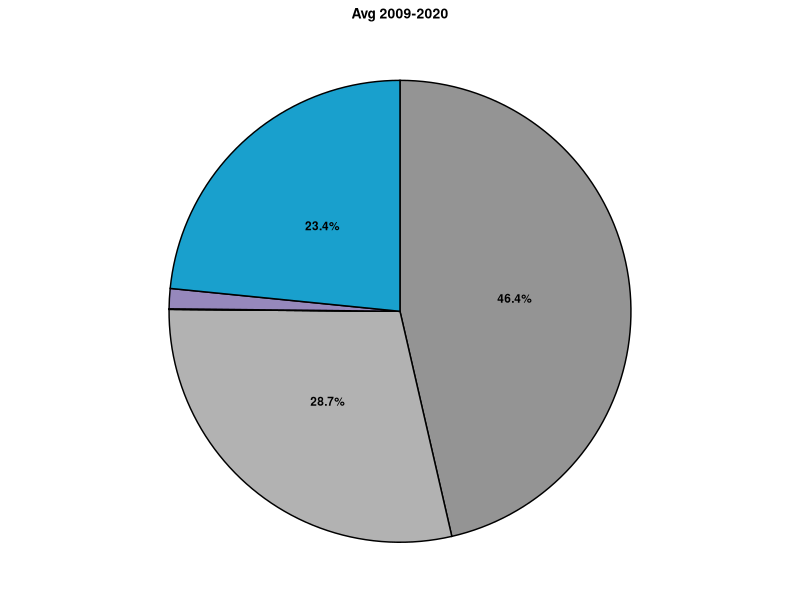
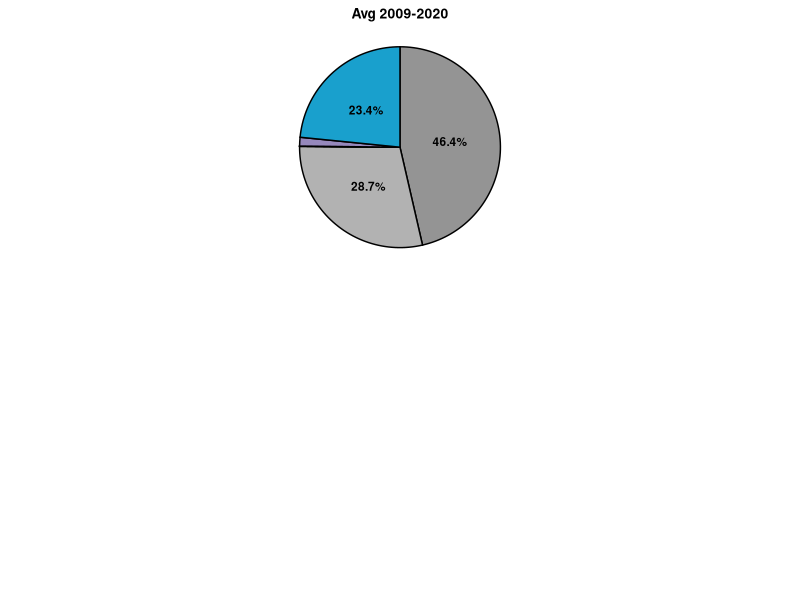
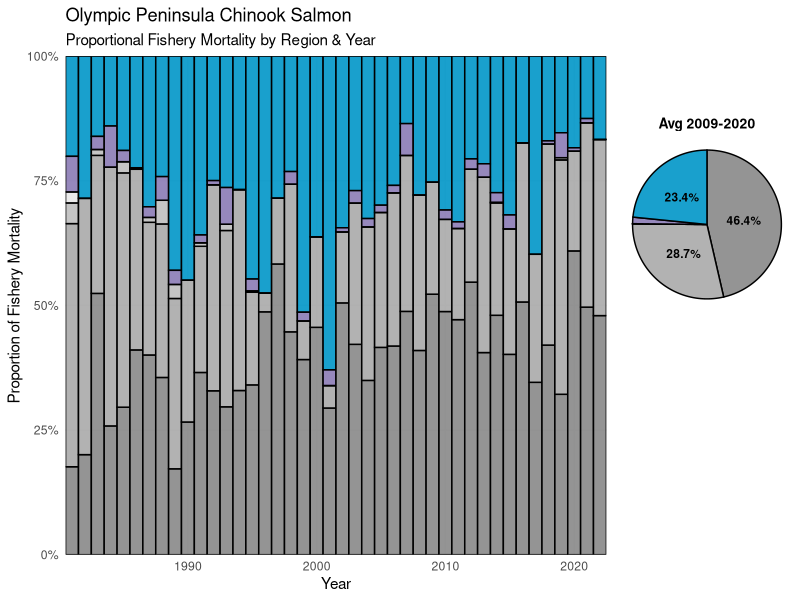
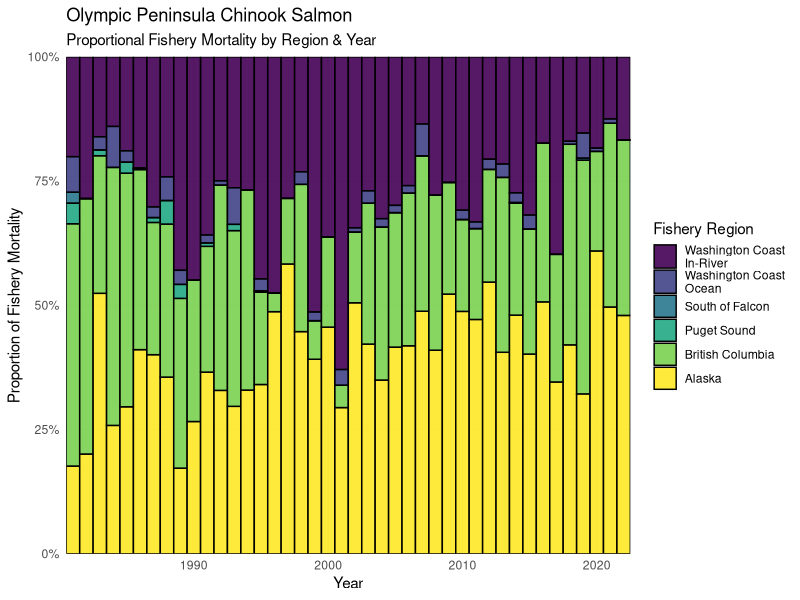
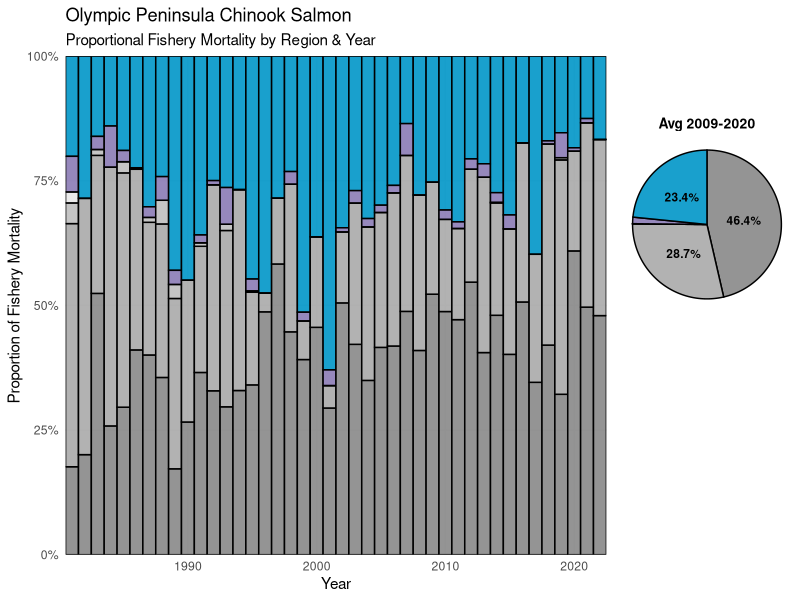
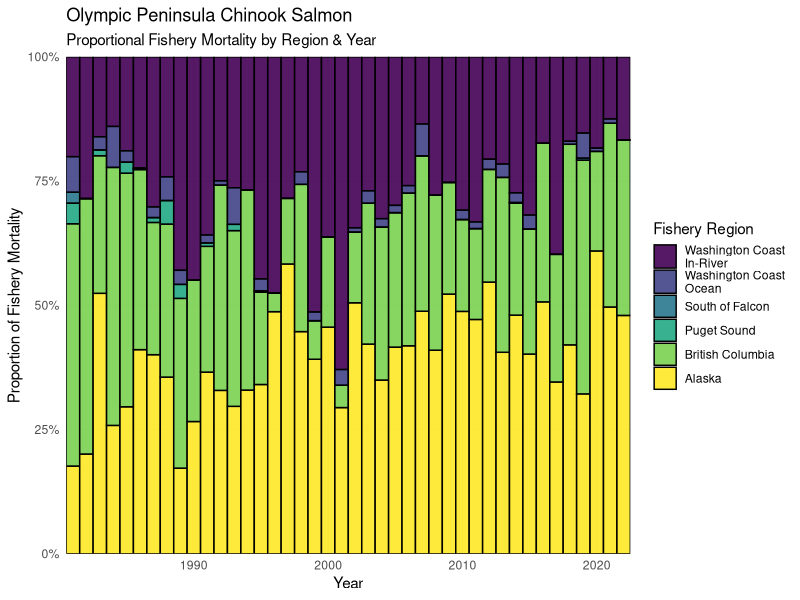

The R script that drew these images, in order: (Note: this script raises an error after producing the figures.)
library(tidyverse)
library(here)
library(readxl)
library(viridis)
library(cowplot) 

# custom colors =====
custom_pal <- c(
  "Washington Coast\nIn-River" =  "#0096C7",    
  "Washington Coast\nOcean"    =  "#8B7BB5",
  "South of Falcon"           =  "#E8E8E8",   
  "Puget Sound"               =   "grey",  
  "British Columbia"          =  "darkgrey",  
  "Alaska"                    =  "#888888")

# custom_pal <- c(
#   "Washington Coast\nIn-River" =  "#0096C7",   # light gray
#   "Washington Coast\nOcean"    =  "#8B7BB5",
#   "South of Falcon"           =  "#7AD151", #"#2A788E",
#   "Puget Sound"               =   "#D3D3D3",  
#   "British Columbia"          =  "#57A773",
#   "Alaska"                    =  "#FDE725"  # viridis purple for Alaska
# )

# load ====== 
data <- readxl::read_excel("data/PSTChinookCWT_data_April18_2025.xlsx") %>%
  filter(region == "OP", !year == 2023) # NAs 
 
total_run_df<-data %>%  
  dplyr::select( year,population,region,total_run) %>%
  dplyr::mutate(total_run = as.numeric(total_run))

catch_distributions <- data %>%
  dplyr::select(c(1:39)) %>%
  gather(4:ncol(.), key = "fishery_region", value = "percent_mort") %>%
  filter(!fishery_region %in% c(#"US_is_tot",
                                "stray", 
                               "aabm_tot", 
                                "esc_pct", 
                                "er",  
                               "term_tot"
                                )) %>%
  dplyr::mutate(percent_mort = as.numeric(percent_mort)/100) 

# OP whole ======= 
Oly_Pen_fish <- catch_distributions %>%
  left_join(total_run_df) %>% 
  filter(!is.na(percent_mort )) %>% 
  dplyr::mutate(mortality_numbers = total_run *percent_mort,
                broad_region = case_when(
                  # Alaska
                  str_detect(fishery_region, "^seak") ~ "Alaska",
                  str_detect(fishery_region, "^ak_term")  ~ "Alaska",
                  
                  str_detect(fishery_region, "^US_term")  ~ "Washington Coast\nIn-River",
                  str_detect(fishery_region, "^term_tot")  ~ "Washington Coast\nIn-River",

                   # Canada
                  str_detect(fishery_region, "^can_term")  ~ "British Columbia",
                  str_detect(fishery_region, "^wcvi")     ~ "British Columbia",#"West Coast Vancouver Island",
                  str_detect(fishery_region, "^nbc")      ~ "British Columbia", #"North Coast BC",
                  str_detect(fishery_region, "^sbc")      ~ "British Columbia",
                  
                  # str_detect(fishery_region, "^can_term") ~ "Canada Terminal",
                  
                  # Falcon (US)
                  str_detect(fishery_region, "^sfalc")    ~ "South of Falcon",
                  # str_detect(fishery_region, "^nfalc")    ~ "North of Falcon",
                  
                  fishery_region == "nfalc_s" ~ "Washington Coast\nOcean",
                  fishery_region == "nfalc_t" ~ "Washington Coast\nOcean",
                  fishery_region == "US_is_tot" ~ "Washington Coast\nOcean",

                  # WA     
                  fishery_region == "PS_n" ~ "Puget Sound",
                  fishery_region == "PS_s" ~ "Puget Sound",
                  
                  fishery_region == "wac_n" ~ "Washington Coast\nIn-River",
                  # Other
                  TRUE                                    ~ "Check")) 

uniqueOP<- data.frame(unique(Oly_Pen_fish[c("broad_region","fishery_region")]))

uniqueOP <- uniqueOP %>% 
  arrange(broad_region)
# # 
# test <- Oly_Pen_fish %>%
#   filter(fishery_region %in% c("US_term_n","US_term_s","US_term_t", "term_tot")) %>%
#   dplyr::select(year, population, fishery_region, total_run) %>%
#   spread(fishery_region, total_run) %>%
#   mutate(sum = US_term_n+ US_term_s+US_term_t)


total_FMnumbers <- Oly_Pen_fish %>%
  group_by(year) %>%
  # get annual sum of all fishery mortality from OP for the year
  dplyr::summarise(total_FM_numbers = sum(mortality_numbers))  # want to ask, of all the fish caught that year, what was the relative proportions. Not related to overall runsize. 

OP_plot_df<- Oly_Pen_fish %>% 
  dplyr::select(-c(total_run, percent_mort,fishery_region)) %>%
  ungroup() %>%
  group_by(year, broad_region) %>%
  dplyr::summarise(mort_broad_region = sum(mortality_numbers)) %>% 
  left_join(total_FMnumbers) %>%
  dplyr::mutate(percent_mort = mort_broad_region/total_FM_numbers,
                broad_region = factor(broad_region, levels = c(
                  "Washington Coast\nIn-River",
                  "Washington Coast\nOcean",  
                  "South of Falcon",
                  "Puget Sound",
                  "British Columbia", 
                  "Alaska" 
                  # "British Columbia", 
                  # "Puget Sound",  
                  # "South of Falcon",
                  # "Washington Coast Ocean", 
                  # "Washington Coast In-River"
                )))

# bar and pie ==== 
## 1. Prep pie chart data (last 5 years) ==========
pie_df <- OP_plot_df %>%
  filter(year >2008) %>%
  group_by(broad_region) %>%
  summarise(avg_mort = mean(percent_mort, na.rm = TRUE)) %>%
  ungroup() %>%
  arrange(desc(broad_region)) %>%  # match fill order
  mutate(
    cum_pos = cumsum(avg_mort) - avg_mort / 2,  # midpoint of each slice
    label = paste0(round(avg_mort * 100, 1), "%")  # format as percent
  )

## 2. Build pie chart ==========
OP_pie <- ggplot(pie_df, aes(x = "", y = avg_mort, fill = broad_region)) +
  geom_col(color = "black", alpha = 0.9, width = 1) +
  geom_text(aes(y = cum_pos, 
                label = ifelse(avg_mort >= 0.05, paste0(round(avg_mort * 100, 1), "%"), "") #label = label
                ), 
            size = 3, 
            fontface = "bold",
            color = "black") +
  coord_polar(theta = "y") +
  scale_fill_manual(values = custom_pal) + 
#  scale_fill_viridis_d(drop = FALSE)+#, option = "plasma") +
  labs(title = "Avg 2009-2020") +
  theme_void() +
  theme(
    legend.position = "none",
    plot.title = element_text(size = 10, hjust = 0.5, face = "bold"),
    plot.background = element_blank()
  )

OP_pie

##  3. Main bar chart ==================
OP_FM_stacked <- ggplot(OP_plot_df,
                            aes(x = year,
                                y = percent_mort,
                                fill = broad_region)) +
                       geom_col(color = "black", alpha = 0.9, width = 1) +
                       scale_y_continuous(
                         expand = c(0, 0),
                         name = "Proportion of Fishery Mortality",
                         labels = scales::percent_format()
                       ) +
                       scale_x_continuous(
                         name = "Year",
                         expand = c(0, 0)
                       ) +
                      scale_fill_manual(values = custom_pal) + 
                       # scale_fill_viridis_d(drop = FALSE)+#, option = "plasma") +
                       labs(
                         fill = "Fishery Region",
                         title = "Olympic Peninsula Chinook Salmon",
                         subtitle = "Proportional Fishery Mortality by Region & Year"
                       ) +
                       theme_minimal() +
                       theme(
                         panel.grid.minor = element_blank(),
                         panel.spacing = unit(1, "lines"),
                         legend.position = "none")

## 4. Legend =============
legend <- get_legend(ggplot(OP_plot_df,
                        aes(x = year,
                            y = percent_mort,
                            fill = broad_region)) +
  geom_col(color = "black", alpha = 0.9, width = 1) +
  scale_y_continuous(
    expand = c(0, 0),
    name = "Proportion of Fishery Mortality",
    labels = scales::percent_format()
  ) +
  scale_x_continuous(
    name = "Year",
    expand = c(0, 0)
  ) +
    scale_fill_manual(values = custom_pal) + 
  # scale_fill_viridis_d(drop = FALSE)+#, option = "plasma") +
  labs(
    fill = "Fishery Region",
    title = "Olympic Peninsula Chinook Salmon",
    subtitle = "Proportional Fishery Mortality by Region & Year"
  ) +
  theme_minimal() +
  theme( 
    legend.box.margin = margin(0, 0, 0, 0),
    legend.margin = margin(0, 0, 0, 0),
    legend.background = element_blank(),  # remove the grey border box
    legend.box.background = element_blank(),
    panel.grid.minor = element_blank(),
    panel.background = element_blank(),
    plot.background = element_blank(),
    panel.spacing = unit(1, "lines"),
    legend.position = c(0.88, 0.3),# 0.35),   # nudge down so it clears the pie inset
     legend.justification = c(1, 0),
    legend.title = element_text(hjust = 0.5, size = 9, 
                                face = "bold"),  # bigger title
    legend.text = element_text(size = 8),                                # bigger text
    legend.key.size = unit(0.5, "cm")                                    # bigger color boxes
  ))

## 4. Save: inset pie into upper right =========== 
rightside <- ggpubr::ggarrange(OP_pie, legend, nrow = 2,
                                heights = c(1, 1.2)) 
rightside

# Add a blank spacer on top to push content down and align pie with bar top
spacer <- ggplot() + theme_void()  # empty plot as top padding

rightside_padded <- ggpubr::ggarrange(spacer, rightside, nrow = 2,
                                      heights = c(0.2, 1))  # adjust 0.3 to move down more

final_plot <- ggpubr::ggarrange(OP_FM_stacked, rightside_padded,
                                ncol = 2,
                                widths = c(3.3, 1))
final_plot
# --- 5. Save as JPEG ---
ggsave(
  filename = "output/plots/OP_FM_stacked.jpeg",
  plot = final_plot,
  width =5.5,
  height =5,
  dpi = 300,
  units = "in"
)

# old ==========
## stacked bar ======             

OP_FM_stacked <- ggplot(OP_plot_df,
                        aes(x = year,
                            y = percent_mort,
                            fill = broad_region)) +
  geom_col(color = "black",alpha = 0.9, width = 1) +
  scale_y_continuous( 
    expand = c(0, 0),
    name = "Proportion of Fishery Mortality",
    labels = scales::percent_format()
  ) +
  scale_x_continuous(
    name = "Year",
    expand = c(0, 0)
  ) +
  labs(fill = "Fishery Region", title = "Olympic Peninsula Chinook Salmon", subtitle= "Proportional Fishery Mortality by Region & Year") +
  theme_minimal() +
  theme(
    panel.grid.minor = element_blank(),
    panel.spacing = unit(1, "lines")
  ) + 
  scale_fill_viridis_d(drop = FALSE)#, option = "plasma")

OP_FM_stacked

ggsave("output/plots/OP_FM_stacked.jpeg", height = 7, width = 7)
 
# aktest <-  catch_distributions %>% 
#   filter(fishery_region %in% c("US_term_s"))
# 
# unique(catch_distributions$fishery_region)
# OP individual runs Broad Label =====
## Run Level Mortality ==== 
OP_individ_run_fish <- catch_distributions %>%
  left_join(total_run_df) %>% 
  dplyr::mutate( mortality_numbers = total_run *percent_mort)
  dplyr::mutate(
    population = case_when(population == "Grays_Harbor_fa" ~ "Grays Harbor Fall",
                           population == "Grays_Harbor_sp" ~ "Grays Harbor Spring",
                           population == "Hoh_fa" ~ "Hoh Fall", 
                           population == "Hoh_sp" ~ "Hoh Spring",
                           population == "Quillayute_fa" ~ "Quillayute Fall",
                           population == "Quillayute_sp" ~ "Quillayute Spring",
                           population == "Queets_fa" ~ "Queets Fall",
                           population == "Queets_sp" ~ "Queets Spring",
                           TRUE ~ "Check"), 
    broad_region = case_when(
      # Alaska
      str_detect(fishery_region, "^seak") ~ "Alaska",
      str_detect(fishery_region, "^ak_term")  ~ "Alaska",
      
      str_detect(fishery_region, "^US_term")  ~ "US Terminal",
      
      # Canada
      str_detect(fishery_region, "^wcvi")     ~ "West Coast Vancouver Island",
      str_detect(fishery_region, "^nbc")      ~ "British Columbia", #"North Coast BC",
      str_detect(fishery_region, "^sbc")      ~ "British Columbia",
      
      # str_detect(fishery_region, "^can_term") ~ "Canada Terminal",
      
      # Falcon (US)
      str_detect(fishery_region, "^sfalc")    ~ "South of Falcon",
      # str_detect(fishery_region, "^nfalc")    ~ "North of Falcon",
     
      fishery_region == "nfalc_s" ~ "North of Falcon",
      fishery_region == "nfalc_t" ~ "North of Falcon",
      
      # WA     
      fishery_region == "PS_n" ~ "Puget Sound",
      fishery_region == "PS_s" ~ "Puget Sound",
      
      fishery_region == "wac_n" ~ "Washington Coast",
      # Other
      TRUE                                    ~ "Check")) %>%
 # filter(!is.na(broad_region)) %>% 
  group_by(year, population, broad_region) %>%
 # filter(!is.na(percent_mort)) %>% 
  dplyr::summarise(sum_mortality_numbers = sum(mortality_numbers))

## Stacked Bar =====
op_pops <- unique(OP_individ_run_fish$population)
plot_list <- list()

for (i in 1:length(op_pops)) {
  name <- op_pops[[i]]
  print(name)
  
  # Filter data for this population
  pop_data <- OP_individ_run_fish %>% 
    filter(population == name) 
  
  # Create all combinations of year and broad_region
  all_combos <- expand.grid(
    year = unique(pop_data$year),
    broad_region = unique(OP_individ_run_fish$broad_region),
    stringsAsFactors = FALSE
  )
  
  # Join with actual data, filling NAs with 0
  plot_data <- all_combos %>%
    left_join(pop_data, by = c("year", "broad_region")) %>%
    mutate(percent_mort = replace_na(percent_mort, 0),
           population = name) %>%
    mutate(broad_region = factor(broad_region, levels = c(
      "Alaska", 
      "North Coast BC", 
      "West Coast Vancouver Island", 
      "South Coast BC",  
      "Puget Sound - Net",  
      "Puget Sound - Sport",  
      "Washington Coast - Net",
      "North of Falcon - Sport", 
      "North of Falcon - Troll", 
      "South of Falcon"
    ))) %>%
    filter(!is.na(broad_region))  %>%
    # Calculate proportion of total mortality for each year
    group_by(year) %>%
    mutate(
      total_mort = sum(percent_mort),
      proportion_mort = if_else(total_mort > 0, percent_mort / total_mort, 0)
    ) %>%
    ungroup() 
  
  plot_list[[i]] <- ggplot(plot_data,
                           aes(x = year,
                               y = proportion_mort,
                               fill = broad_region)) +
    geom_col(color = "black", size = 0.2, alpha = 0.9, width = 1) +
    scale_y_continuous(
      limits = c(0, 1),
      expand = c(0, 0),
      name = "Proportion of Fishery Mortality*",
      labels = scales::percent_format()
    ) +
    scale_x_continuous(
      name = "Year",
      expand = c(0, 0)
    ) +
    labs(fill = "Fishery Region", title = paste0(name)) +
    theme_minimal() +
    theme(
      panel.grid.minor = element_blank(),
      panel.spacing = unit(1, "lines")
    ) + 
    scale_fill_viridis_d(drop = FALSE)
}

for(i in seq_along(plot_list)) {
  name = op_pops[[i]]
  ggsave(paste0("output/plots/OP_Chinook_Population_Stacked_", name, ".jpeg"),
         plot = plot_list[[i]], 
         width = 8, height = 6)
}

## Geom Area =====
op_pops <- unique(OP_individ_run_fish$population)
plot_list <- list()

for (i in 1:length(op_pops)) {
  name <- op_pops[[i]]
  print(name)
  
  # Filter data and complete with all broad_region levels
  plot_data <- OP_individ_run_fish %>% 
    filter(population == name) 
  
  # Create all combinations of year and broad_region
  all_combos <- expand.grid(
    year = unique(pop_data$year),
    broad_region = unique(OP_individ_run_fish$broad_region),
    stringsAsFactors = FALSE
  )
  
  # Join with actual data, filling NAs with 0
  plot_data <- all_combos %>%
    left_join(pop_data, by = c("year", "broad_region")) %>%
    mutate(percent_mort = replace_na(percent_mort, 0),
           population = name) %>%
    dplyr::mutate(broad_region = factor(broad_region, levels = c(
      "Alaska", 
      
      "North Coast BC", 
      
      "West Coast Vancouver Island", 
      
      "South Coast BC",  
      
      "Puget Sound - Net",  
      "Puget Sound - Sport",  
      
      "Washington Coast - Net",
      
      "North of Falcon - Sport", 
      "North of Falcon - Troll", 
      
      "South of Falcon"
    ))) %>%
    filter(!is.na(broad_region))  
  
  plot_list[[i]] <- ggplot(plot_data,
                           aes(x = year,
                               y = percent_mort,
                               group = broad_region,   # preserves original %s
                               fill  = broad_region )) +
    geom_area(color = "black", size = 0.2, alpha = 0.9) +
    # facet_grid(gear~ season) +
    scale_y_continuous(
      limits = c(0, 100),
      expand = c(0, 0),
      name = "Percent of total run (%)"
    ) +
    scale_x_continuous(
      name = "Year",
      expand = c(0, 0)
    ) +
    labs(fill = "Fishery Region", title = paste0(name)) +
    theme_minimal() +
    theme(
      panel.grid.minor = element_blank(),
      panel.spacing = unit(1, "lines")
    ) + 
    scale_fill_viridis_d(drop = FALSE)  # Also important: don't drop unused levels
}

for(i in seq_along(plot_list)) {
  name = op_pops[[i]]
  ggsave(paste0("output/plots/OP_Chinook_IndividPop_Area", name, ".jpeg"),
         plot = plot_list[[i]], 
         width = 8, height = 6)
}



# ## geom area =====
# OP_FM <- ggplot(Oly_Pen_fish %>% filter(!is.na(gear), !gear == "NA", !percent_mort ==0),
#                 aes(x = year,
#                     y = percent_mort,
#                     group = fishery_region,   # preserves original %s
#                     fill  = broad_region )) +
#   geom_area(color = "black", size = 0.2, alpha = 0.9) +
#   facet_grid(gear~ season) +
#   scale_y_continuous(
#     limits = c(0, 100),
#     expand = c(0, 0),
#     name = "Percent of total run (%)"
#   ) +
#   scale_x_continuous(
#     name = "Year",
#     expand = c(0, 0)
#   ) +
#   labs(fill = "Fishery Region", title = "OP Chinook Fishing Mortality") +
#   theme_minimal() +
#   theme(
#     panel.grid.minor = element_blank(),
#     panel.spacing = unit(1, "lines")
#   ) + 
#   scale_fill_viridis_d()
# 
# OP_FM
# ggsave("plots/OP_Chinook_FishingMortality.jpeg", width = 8, height = 6)
# 

# Northern OR Coast ======
N_OR_fish <- catch_distributions %>% 
  filter(region == "OC") %>% 
  # left_join(data %>% select( year,population,region,total_run)) %>%
  left_join(total_run_df) %>% 
  dplyr::mutate(total_run = as.numeric(total_run),
                number_mort = total_run*percent_mort) %>%
  group_by(year, region, fishery_region) %>%
  dplyr::summarise(total_mort = sum(number_mort),
                   total_run = sum(total_run)) %>% 
  dplyr::mutate(percent_mort = total_mort/total_run,
                gear = case_when(
                  str_ends(fishery_region, "_t") ~ "Troll",
                  str_ends(fishery_region, "_n") ~ "Net",
                  str_ends(fishery_region, "_s") ~ "Sport",
                  # fishery_region == "stray"      ~ "stray",
                  TRUE                           ~ "NA"),
                broad_region = case_when(
                  # Alaska
                  str_detect(fishery_region, "^seak")     ~ "Southeast Alaska",
                  str_detect(fishery_region, "^ak_term")  ~ "Alaska Terminal",
                  
                  # Canada
                  str_detect(fishery_region, "^wcvi")     ~ "West Coast Vancouver Island",
                  str_detect(fishery_region, "^nbc")      ~ "North Coast BC",
                  str_detect(fishery_region, "^sbc")      ~ "South Coast BC",
                  str_detect(fishery_region, "^can_term") ~ "Canada Terminal",
                  
                  # South of Falcon (US)
                  str_detect(fishery_region, "^sfalc")    ~ "South of Falcon",
                  str_detect(fishery_region, "^nfalc")    ~ "North of Falcon",
                  str_detect(fishery_region, "^wac")      ~ "Washington Coast",
                  str_detect(fishery_region, "^PS")       ~ "Puget Sound",
                  str_detect(fishery_region, "^US_term")  ~ "US Terminal",
                  
                  # Other
                  fishery_region == "stray"               ~ "Stray",
                  TRUE                                    ~ "NA"))

N_OR_FM <- ggplot(N_OR_fish %>% filter(!is.na(gear), 
                                       !gear == "NA", 
                                       !percent_mort ==0),
                aes(x = year,
                    y = percent_mort,
                    group = fishery_region,   # preserves original %s
                    fill  = broad_region )) +
  geom_area(color = "black", size = 0.2, alpha = 0.9) +
  facet_grid( ~ gear) +
  scale_y_continuous(
    limits = c(0, 100),
    expand = c(0, 0),
    name = "Percent of total run (%)"
  ) +
  scale_x_continuous(
    name = "Year",
    expand = c(0, 0)
  ) +
  labs(fill = "Fishery Region", title = "N OR Chinook Fishing Mortality") +
  theme_minimal() +
  theme(
    panel.grid.minor = element_blank(),
    panel.spacing = unit(1, "lines")
  ) + 
  scale_fill_viridis_d()

N_OR_FM
ggsave("plots/NOR_Chinook_FishingMortality.jpeg", width = 8, height = 6)

# Nisqually ======= 
Nisqually_fish <- catch_distributions %>%
  filter(population == "Nisqually") %>% 
  # filter(population %in% c("Quillayute_fa","Queets_fa","Hoh_fa","Hoh_sp","Queets_sp")) %>% # include Grays harbor
  # dplyr::mutate(season = case_when(str_ends(population, "_fa") ~ "fall",
  #                                  str_ends(population, "_sp") ~ "spring",
  #                                  TRUE ~ "NA")) %>%
  # left_join(data %>% select( year,population,region,total_run)) %>%
  # left_join(total_run_df) %>% 
  # dplyr::mutate(total_run = as.numeric(total_run),
  #               number_mort = total_run*percent_mort) %>%
  # group_by(year, region, season, fishery_region) %>%
  # dplyr::summarise(total_mort = sum(number_mort),
  #                  total_run = sum(total_run)) %>% 
  dplyr::mutate(#percent_mort = total_mort/total_run,
    gear = case_when(
      str_ends(fishery_region, "_t") ~ "Troll",
      str_ends(fishery_region, "_n") ~ "Net",
      str_ends(fishery_region, "_s") ~ "Sport",
      # fishery_region == "stray"      ~ "stray",
      TRUE                           ~ "NA"),
    broad_region = case_when(
      # Alaska
      str_detect(fishery_region, "^seak")     ~ "Southeast Alaska",
      str_detect(fishery_region, "^ak_term")  ~ "Alaska Terminal",
      
      # Canada
      str_detect(fishery_region, "^wcvi")     ~ "West Coast Vancouver Island",
      str_detect(fishery_region, "^nbc")      ~ "North Coast BC",
      str_detect(fishery_region, "^sbc")      ~ "South Coast BC",
      str_detect(fishery_region, "^can_term") ~ "Canada Terminal",
      
      # South of Falcon (US)
      str_detect(fishery_region, "^sfalc")    ~ "South of Falcon",
      str_detect(fishery_region, "^nfalc")    ~ "North of Falcon",
      str_detect(fishery_region, "^wac")      ~ "Washington Coast",
      str_detect(fishery_region, "^PS")       ~ "Puget Sound",
      str_detect(fishery_region, "^US_term")  ~ "US Terminal",
      
      # Other
      fishery_region == "stray"               ~ "Stray",
      TRUE                                    ~ "NA"))


Nisqually_FM <- ggplot(Nisqually_fish %>% filter(!is.na(gear),
                                                 !gear == "NA", 
                                                 !percent_mort ==0),
                       aes(x = year,
                           y = percent_mort,
                           #group = gear#,   # preserves original %s 
                           fill  = fishery_region 
                       )) +
  geom_area(color = "black", size = 0.2, alpha = 0.9) +
  # facet_grid( ~ gear) +
  # scale_y_continuous(
  #   limits = c(0, 100),
  #   expand = c(0, 0),
  #   name = "Percent of total run (%)"
  # ) +
  # scale_x_continuous(
  #   name = "Year",
  #   expand = c(0, 0)
  # ) +
  labs(fill = "Fishery Region", title = "Nisqually Chinook Fishing Mortality") +
  theme_minimal() +
  theme(
    panel.grid.minor = element_blank(),
    panel.spacing = unit(1, "lines")
  ) + 
  scale_fill_viridis_d()

Nisqually_FM
ggsave("plots/Nisqually_Chinook_FishingMortality.jpeg", width = 8, height = 6)



Nisqually_FM <- ggplot(Nisqually_fish %>% filter(!is.na(gear),
                                                 !gear == "NA", 
                                                 !percent_mort ==0),
                       aes(x = year,
                           y = percent_mort,
                           #group = gear#,   # preserves original %s 
                           fill  = broad_region 
                       )) +
  geom_area(color = "black", size = 0.2, alpha = 0.9) +
  facet_grid( ~ gear) +
  # scale_y_continuous(
  #   limits = c(0, 100),
  #   expand = c(0, 0),
  #   name = "Percent of total run (%)"
  # ) +
  # scale_x_continuous(
  #   name = "Year",
  #   expand = c(0, 0)
  # ) +
  labs(fill = "Fishery Region", title = "Nisqually Chinook Fishing Mortality") +
  theme_minimal() +
  theme(
    panel.grid.minor = element_blank(),
    panel.spacing = unit(1, "lines")
  ) + 
  scale_fill_viridis_d()

Nisqually_FM
ggsave("plots/Nisqually_Chinook_FishingMortality_gear.jpeg", width = 8, height = 6)
